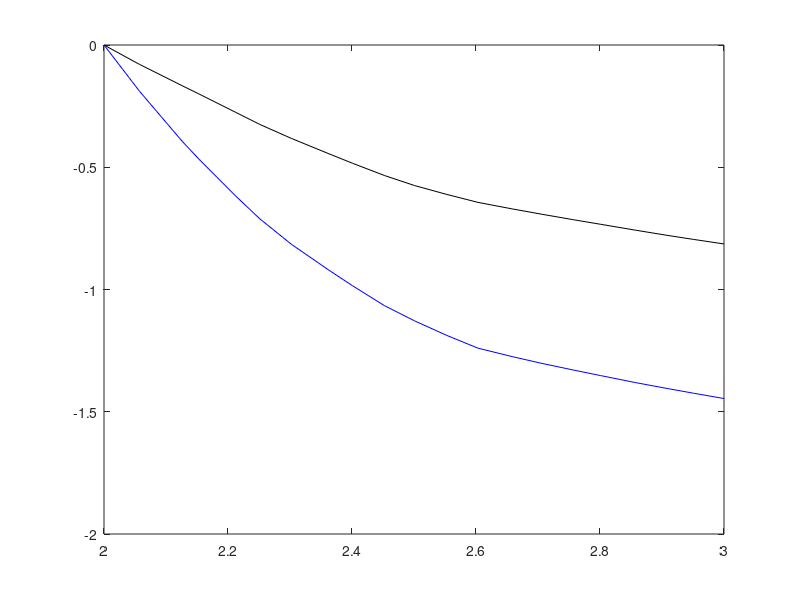
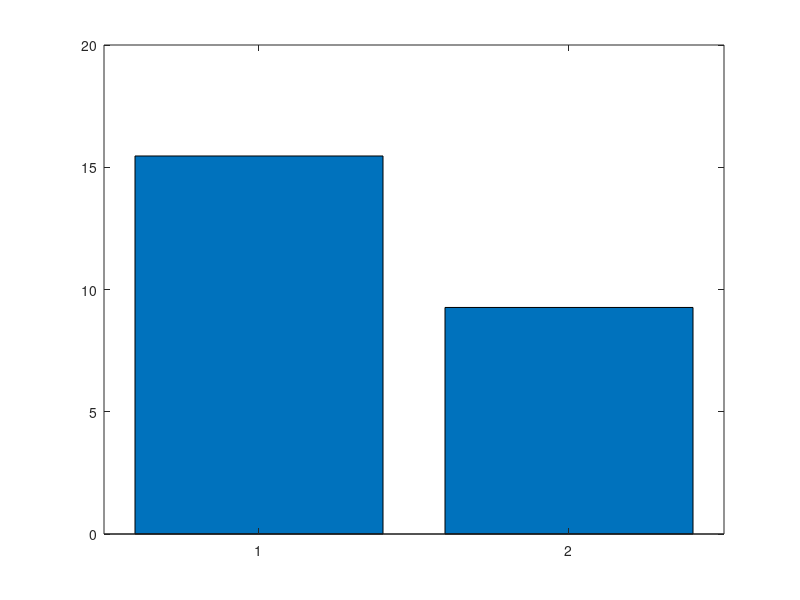

The MATLAB source for these figures, in order:
%% this code finds c5-c6 left handed side foreman height and width narrowing/widening under lateral bending (5P)
clf
clear all
k=21;
%% model15_intact/TLC_5P
t15=[2,2.0575,2.12605,2.15275,2.21233,2.25121,2.30204,2.36312,2.40096,2.45209,2.50097,2.55317,2.60321,2.65826,2.70492,2.75514,2.80039,2.85766,2.90816,2.95077,3];
%52253I
aa1=8.79613+[0.0773793,0.154871,0.305451,0.371965,0.529018,0.631256,0.754604,0.898919,0.98146,1.07812,1.15081,1.2039,1.2513,1.30973,1.35701,1.40259,1.44063,1.48776,1.52812,1.56028,1.59611];
aa2=445.506+[-0.182232,0.00581274,0.390036,0.576967,1.04246,1.35557,1.72074,2.14046,2.37992,2.65741,2.86609,3.01893,3.15329,3.27577,3.37411,3.47545,3.56668,3.68253,3.7827,3.86603,3.9607,];
aa3=-724.269+[-0.731418,-0.920016,-1.17425,-1.27664,-1.51274,-1.66901,-1.86005,-2.07933,-2.2079,-2.36159,-2.47399,-2.56177,-2.63706,-2.7005,-2.75083,-2.79926,-2.84081,-2.89321,-2.93798,-2.97512,-3.01742];
%58363R
ab1=15.2185+[0.071198,0.131007,0.240589,0.288178,0.401345,0.475495,0.568497,0.673487,0.735743,0.812,0.868649,0.915033,0.957036,1.00068,1.03594,1.06913,1.09745,1.1326,1.16211,1.1857,1.21235];
ab2=451.452+[-0.206034,-0.106209,0.196456,0.353751,0.749381,1.01539,1.3223,1.68158,1.8807,2.10138,2.26246,2.36738,2.45842,2.55455,2.63187,2.7112,2.78216,2.87159,2.94986,3.01549,3.08989];
ab3=-725.54+[-0.393421,-0.510726,-0.742966,-0.851646,-1.12066,-1.30239,-1.52915,-1.79758,-1.95144,-2.1269,-2.25236,-2.33797,-2.41113,-2.48636,-2.54659,-2.60467,-2.65482,-2.71768,-2.77221,-2.81753,-2.86901];
%36619U
ac1=13.469+[0.091201,0.181436,0.341743,0.410348,0.569835,0.671661,0.793497,0.933511,1.01328,1.10659,1.17628,1.22682,1.27169,1.32977,1.37691,1.42193,1.4592,1.50519,1.54441,1.57531,1.60967];
ac2=448.169+[-0.108023,0.162928,0.671749,0.911722,1.49896,1.89008,2.34513,2.86446,3.1595,3.50121,3.7581,3.94917,4.11673,4.26595,4.38511,4.50756,4.61736,4.7562,4.87574,4.9751,5.08761];
ac3=-721.068+[-0.814338,-1.09706,-1.48783,-1.64858,-2.02316,-2.2714,-2.57365,-2.92094,-3.1251,-3.37071,-3.55473,-3.70132,-3.82892,-3.93952,-4.02794,-4.11493,-4.19049,-4.28571,-4.36712,-4.43445,-4.51099];
%57675L
ad1=12.0806+[0.0350013,0.0746185,0.15247,0.186908,0.269595,0.324205,0.392042,0.46848,0.514301,0.571297,0.614132,0.64963,0.681893,0.715693,0.743057,0.76888,0.791011,0.818557,0.841731,0.860319,0.881358];
ad2=448.924+[-0.164776,-0.0854672,0.154453,0.278971,0.591557,0.802434,1.04542,1.32957,1.48638,1.6598,1.78647,1.86887,1.94053,2.01597,2.07657,2.13858,2.19397,2.26376,2.32481,2.37594,2.43391];
ad3=-730.705+[-0.390943,-0.485491,-0.666286,-0.749688,-0.954812,-1.09325,-1.26677,-1.47135,-1.58804,-1.72037,-1.81385,-1.87678,-1.92997,-1.98414,-2.02726,-2.06811,-2.103,-2.14659,-2.18433,-2.21569,-2.25128];
%(R-I),(U-L)
xa1=[ab1-aa1];
xa2=[ab2-aa2];
xa3=[ab3-aa3];
ya1=[ac1-ad1];
ya2=[ac2-ad2];
ya3=[ac3-ad3];
x15=[xa1',xa2',xa3'];
y15=[ya1',ya2',ya3'];

for n=1:k
    mag15x(n)=sqrt(x15(n,1)^2+x15(n,2)^2+x15(n,3)^2);
end
for n=1:k
    mag15y(n)=sqrt(y15(n,1)^2+y15(n,2)^2+y15(n,3)^2);
end
for n=1:k
    width15(n)=mag15x(1,1)-mag15x(1,n);
end
for n=1:k
    height15(n)=mag15y(1,1)-mag15y(1,n);
end
figure(1)
plot(t15,-1*width15,'k')
hold on
plot(t15,-1*height15,'b')


%% Percent change
figure(2)
pc15x=100-mag15x(21)/mag15x(1)*100;
pc15y=100-mag15y(21)/mag15y(1)*100;
pc15=[pc15y,pc15x];
b=bar(pc15);
